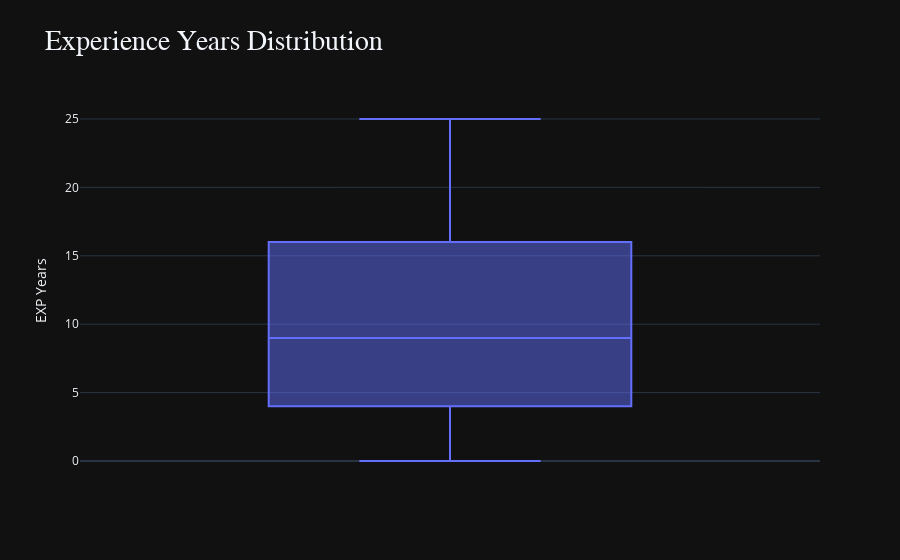

Here is the notebook cell this chart was saved with:
### Code cell
fig = px.box(
    y=df["Years of Experience"], 
    title= "Experience Years Distribution",
    template="plotly_dark",
    labels={"y" :"EXP Years"},
)
custome_layout()

iplot(fig)

### Figure 1 — Plotly figure (JSON) as saved in the notebook; plotly's stock layout.template omitted (floating-point values rounded to 4 significant figures; data arrays with more than 128 entries replaced by an {"elided": "..."} marker saying what was removed)
{"data": [{"alignmentgroup": "True", "hovertemplate": "EXP Years=%{y}<extra></extra>", "legendgroup": "", "marker": {"color": "#636efa"}, "name": "", "notched": false, "offsetgroup": "", "orientation": "v", "showlegend": false, "type": "box", "x0": " ", "xaxis": "x", "y": {"elided": "324 float values"}, "y0": " ", "yaxis": "y"}], "layout": {"boxmode": "group", "hoverlabel": {"bgcolor": "#111", "font": {"family": "arial", "size": 16}}, "legend": {"tracegroupgap": 0}, "showlegend": false, "title": {"font": {"family": "tahoma", "size": 28}, "text": "Experience Years Distribution"}, "xaxis": {"anchor": "y", "domain": [0, 1]}, "yaxis": {"anchor": "x", "domain": [0, 1], "title": {"text": "EXP Years"}}}}
